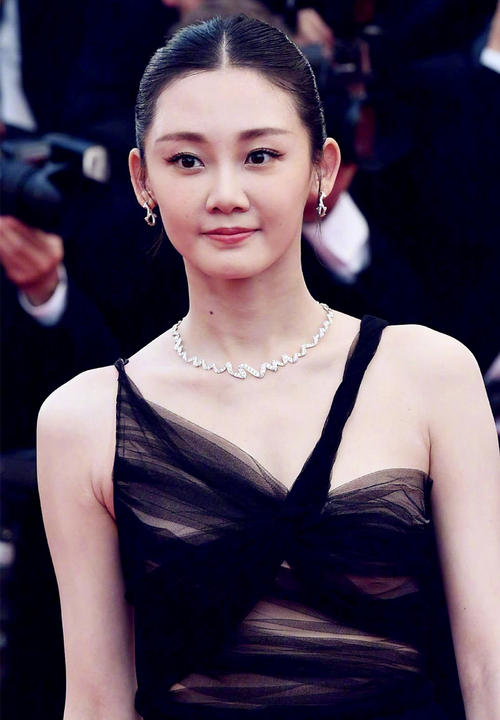
#> input picture task05/1.jpg, 500 x 720 px
$ python task05.py
#> lines starting #> are read from the running program, lines starting #| are printed output that depends on the picture; after the words box and inside, x2 and y2 are one past the last pixel; in counts of white or black regions, pixels touching at a corner belong together
# -*- coding: utf-8 -*-
"""
Created on Wed Apr 29 22:09:39 2020

@author: admin
"""

import cv2
import numpy as np
from matplotlib import pyplot as plt

img = cv2.imread('1.jpg',0)
#> img: shape (720, 500); min 0, max 255, mean 76.6
ret , thresh1 = cv2.threshold(img,127,255,cv2.THRESH_BINARY)
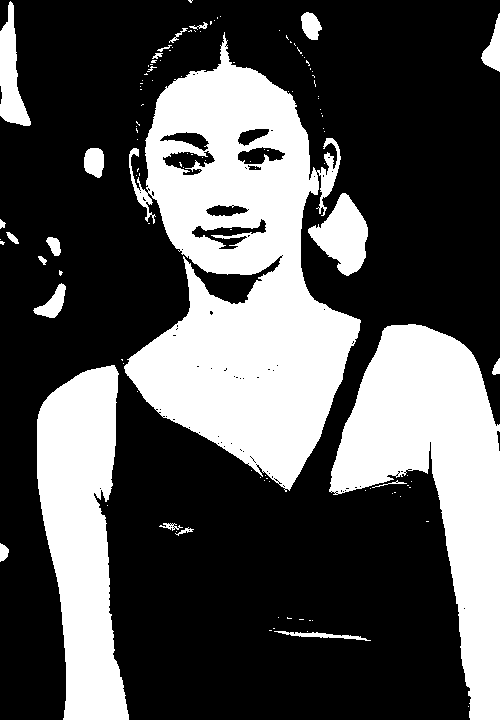
#> thresh1: shape (720, 500); 32.6% white; 122 white regions (98 under 20 px), largest, box (x1, y1, x2, y2) and area: (124, 32, 361, 492) 56780, (329, 324, 500, 720) 30962, (37, 365, 129, 720) 21414
ret , thresh2 = cv2.threshold(img,127,255,cv2.THRESH_BINARY_INV)
ret , thresh3 = cv2.threshold(img,127,255,cv2.THRESH_TRUNC)
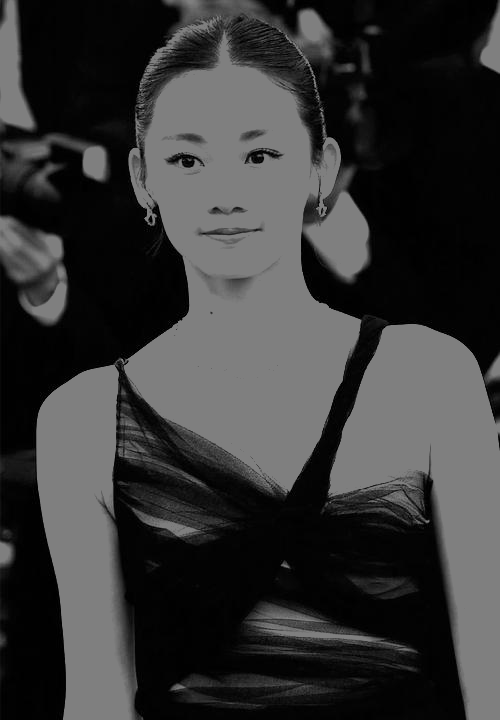
#> thresh3: shape (720, 500); min 0, max 127, mean 54.2
ret , thresh4 = cv2.threshold(img,127,255,cv2.THRESH_TOZERO)
ret , thresh5 = cv2.threshold(img,127,255,cv2.THRESH_TOZERO_INV)
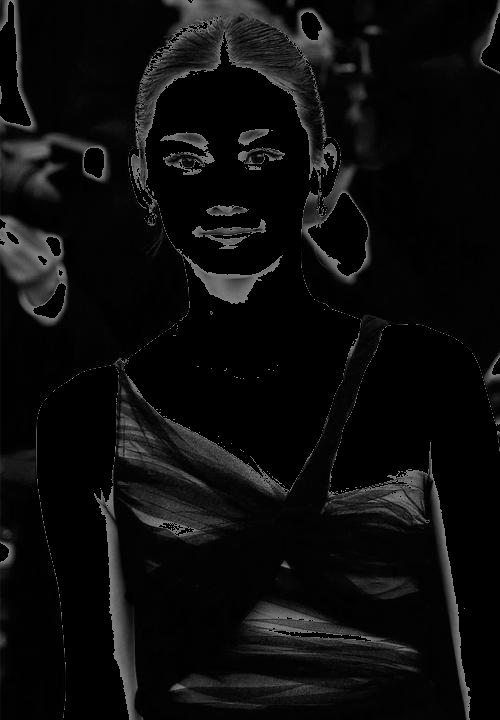
#> thresh5: shape (720, 500); min 0, max 127, mean 12.8

titles = ['original image','Binary','binary-inv','trunc','tozero','tozero-inv']
images = [img,thresh1,thresh2,thresh3,thresh4,thresh5]

for i in range(6):
    plt.subplot(2,3,i+1),plt.imshow(images[i],'gray')
    plt.title(titles[i])
    plt.xticks([]),plt.yticks([])

plt.show()


import cv2
import numpy as np
from matplotlib import pyplot as plt

img = cv2.imread('1.jpg',0)
#中值滤波
img = cv2.medianBlur(img,5)

ret , th1 = cv2.threshold(img,127,255,cv2.THRESH_BINARY)
#> th1: shape (720, 500); 32.5% white; 30 white regions (7 under 20 px), largest, box (x1, y1, x2, y2) and area: (124, 38, 361, 490) 56800, (330, 324, 500, 720) 31018, (37, 365, 129, 720) 21434
# 11为block size，2为C值
th2 = cv2.adaptiveThreshold(img,255,cv2.ADAPTIVE_THRESH_MEAN_C , cv2.THRESH_BINARY,11,2 )
#> th2: shape (720, 500); 79.3% white; 705 black regions (590 under 20 px), largest, box (x1, y1, x2, y2) and area: (0, 0, 500, 720) 41567, (237, 593, 422, 669) 4024, (323, 420, 466, 720) 3611
th3 = cv2.adaptiveThreshold(img,255,cv2.ADAPTIVE_THRESH_GAUSSIAN_C , cv2.THRESH_BINARY,11,2)
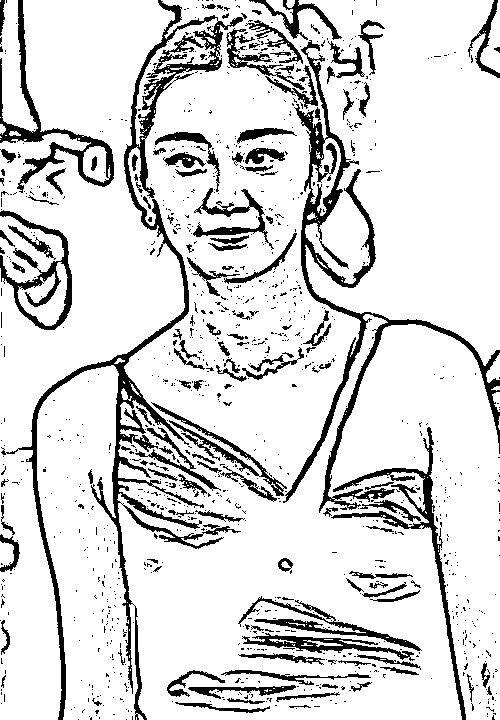
#> th3: shape (720, 500); 85.3% white; 1127 black regions (992 under 20 px), largest, box (x1, y1, x2, y2) and area: (1, 0, 243, 720) 11779, (283, 40, 500, 513) 8347, (0, 0, 114, 193) 2833

titles = ['original image' , 'global thresholding (v=127)','Adaptive mean thresholding',
          'adaptive gaussian thresholding']
images = [img,th1,th2,th3]

for i in range(4):
    plt.subplot(2,2,i+1),plt.imshow(images[i],'gray')
    plt.title(titles[i])
    plt.xticks([]),plt.yticks([])

plt.show()


import cv2
import numpy as np
from matplotlib import pyplot as plt
img = cv2.imread('1.jpg',0)

ret1,th1=cv2.threshold(img,127,255,cv2.THRESH_BINARY)

ret2,th2=cv2.threshold(img,0,255,cv2.THRESH_BINARY+cv2.THRESH_OTSU)
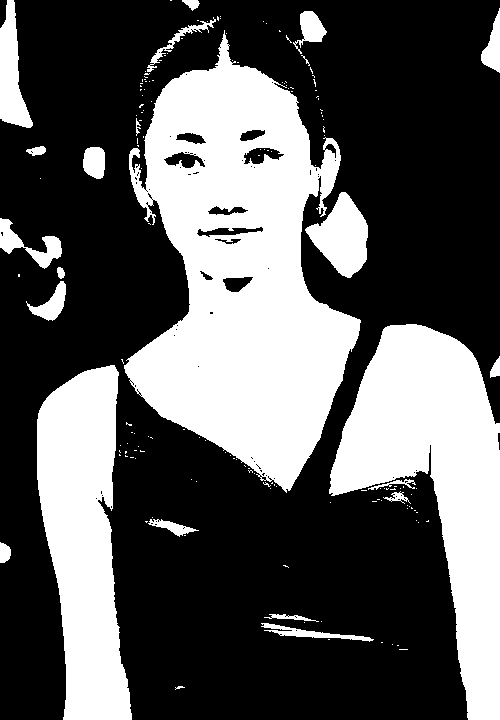
#> th2: shape (720, 500); 35.3% white; 161 white regions (138 under 20 px), largest, box (x1, y1, x2, y2) and area: (124, 30, 361, 493) 60549, (329, 324, 500, 720) 31889, (37, 365, 132, 720) 22597
#> ret2 = 102
#(5,5)为高斯核的大小，0为标准差
blur= cv2.GaussianBlur(img,(5,5),0)

#阀值一定要设为0
ret3,th3=cv2.threshold(blur,0,255,cv2.THRESH_BINARY+cv2.THRESH_OTSU)
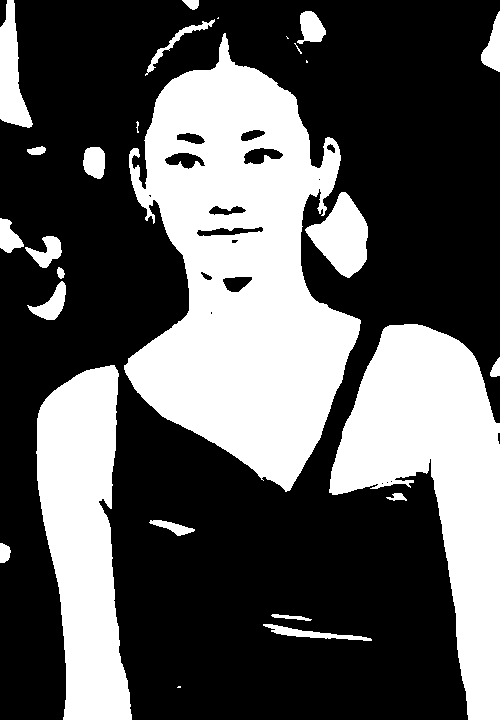
#> th3: shape (720, 500); 35.2% white; 27 white regions (5 under 20 px), largest, box (x1, y1, x2, y2) and area: (124, 33, 361, 492) 60800, (329, 324, 500, 720) 32101, (36, 365, 132, 720) 22574
#> ret3 = 102

images=[img,0,th1,
         img,0,th2,
         img,0,th3]
titles =['original noisy image','histogram','global thresholding(v=127)',
          'original noisy image','histogram',"otsu's thresholding",
          'gaussian giltered image','histogram',"otus's thresholding"]
#这里使用了pyplot中画直方图的方法，plt.hist要注意的是他的参数是一维数组
#所以这里使用了（numpy）ravel方法，将多维数组转换成一维，也可以使用flatten方法
for i in range(3):
    plt.subplot(3,3,i*3+1),plt.imshow(images[i*3],'gray')
    plt.title(titles[i*3]),plt.xticks([]),plt.yticks([])
    plt.subplot(3,3,i*3+2),plt.hist(images[i*3].ravel(),256)
    plt.title(titles[i*3+1]),plt.xticks([]),plt.yticks([])
    plt.subplot(3,3,i*3+3),plt.imshow(images[i*3+2],'gray')
    plt.title(titles[i*3+2]),plt.xticks([]),plt.yticks([])

plt.show()
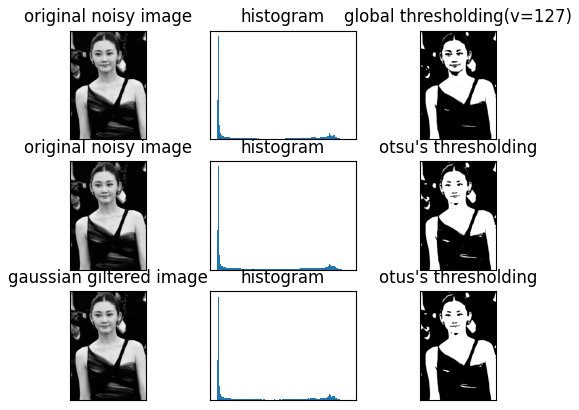
#> figure drawn by matplotlib, 9 panels

$ run again, with task05/a.png saved as task05/1.jpg
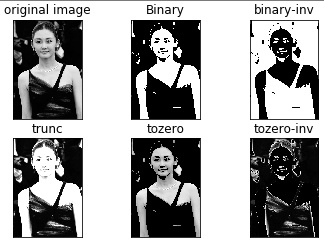
#> input picture task05/a.png, 324 x 239 px
#> img is the input picture: shape (239, 324); min 0, max 255, mean 160.6
#> `ret , thresh1 = cv2.threshold(img,127,255,cv2.THRESH_BINARY)`:
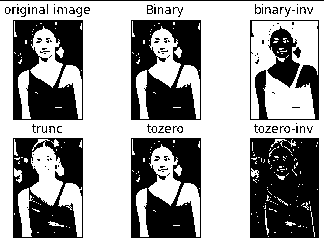
#> thresh1: shape (239, 324); 62.9% white; 118 black regions (91 under 20 px), largest, box (x1, y1, x2, y2) and area: (250, 138, 319, 238) 6399, (131, 138, 201, 238) 4735, (13, 20, 83, 120) 4731
#> th1: shape (239, 324); 64.1% white; 53 black regions (45 under 20 px), largest, box (x1, y1, x2, y2) and area: (250, 138, 319, 238) 6754, (131, 138, 201, 238) 4699, (13, 20, 83, 120) 4697
#> ret2 = 130
#> `ret3,th3=cv2.threshold(blur,0,255,cv2.THRESH_BINARY+cv2.THRESH_OTSU)`:
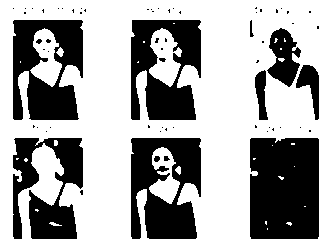
#> th3: shape (239, 324); 63.4% white; 65 black regions (52 under 20 px), largest, box (x1, y1, x2, y2) and area: (250, 138, 319, 239) 6851, (131, 138, 201, 239) 5130, (13, 20, 83, 120) 4850
#> ret3 = 132
